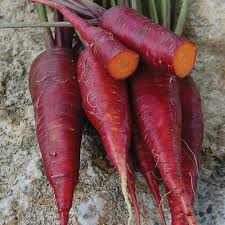
#> input picture DATASET/TEST/O/O_12571.jpg, 225 x 225 px, found by its file name; its folder holds only this picture in this run
$ jupyter execute --allow-errors implementation.ipynb
#> lines starting #> are read from the running program, lines starting #| are printed output that depends on the picture
ECS 174 Project

[cell 1]
#imports
import os
import numpy as np
from PIL import Image
from sklearn.model_selection import train_test_split
from sklearn.linear_model import LogisticRegression
from sklearn.metrics import accuracy_score, classification_report, confusion_matrix

#1. Set dataset root and image size

[cell 2]
dataSetRoot = "DATASET"
# Root folder of the dataset
# DATASET/
#   TRAIN/
#       O/
#       R/
#   TEST/
#       O/
#       R/

[cell 3]
sizeOfImage = (64, 64)
##Preprocess a single image
def preprocess_image(path, size= sizeOfImage):
#> called with path = 'DATASET/TRAIN/O/O_12571.jpg', size = (64, 64)
    img = Image.open(path).convert("RGB")   # ensure 3 channels (RGB)
#> img is the input picture: PIL image 225x225 RGB; mean R, G, B 124.8, 84.2, 84.2

    # resize to size (width, height)
    img = img.resize(size) # PIL resize
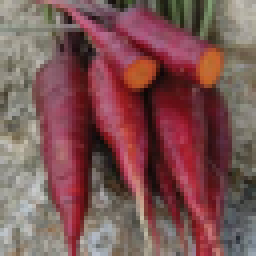
#> img: PIL image 64x64 RGB (shown 4 times larger); mean R, G, B 124.8, 84.2, 84.2

    # convert to float32 array in [0,1]
    img_np = np.array(img).astype(np.float64) / 255.0 # float64 to avoid runtime and convergence warning

    # flatten (64 * 64 * 3)
    img_flat = img_np.reshape(-1)
#> img_flat = 12288 values, max 0.812 at index 9126, min 0.0118 at index 4333, mean 0.383
    return img_flat


##Load images for one label (O or R) in a split
def load_label(split_name, label_folder, label_value):
    X_list = []
    y_list = []

    folder = os.path.join(dataSetRoot, split_name, label_folder)

    if not os.path.isdir(folder):
        print("Folder does not exist:", folder)

    for fname in os.listdir(folder):
        path = os.path.join(folder, fname)
        img_flat = preprocess_image(path)
        X_list.append(img_flat)
        y_list.append(label_value)

    X = np.array(X_list, dtype=np.float64) # float64 to avoid runtime and convergence warning
    y = np.array(y_list, dtype=int)

    return X, y

[cell 4]
# Load all images of label  and combine
def load_split(split_name):
    X_O, y_O = load_label(split_name, "O", 0)
#> y_O = [0]
    X_R, y_R = load_label(split_name, "R", 1)
#> call 2 of preprocess_image, with path = 'DATASET/TRAIN/R/R_10004.jpg', size = (64, 64)
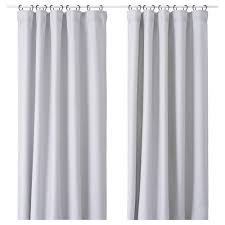
#> input picture DATASET/TEST/R/R_10004.jpg, 225 x 225 px, found by its file name
#> in preprocess_image, img is the input picture: PIL image 225x225 RGB; mean R, G, B 205.8, 205.1, 210
#> in preprocess_image (call 2), `img = img.resize(size)`:
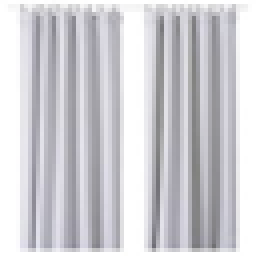
#> img: PIL image 64x64 RGB (shown 4 times larger); mean R, G, B 205.7, 205, 209.9
#> in preprocess_image (call 2), `img_flat = img_np.reshape(-1)`: img_flat = 12288 values, max 1 at index 6, min 0.431 at index 11827, mean 0.811
#> y_R = [1]

    X = np.concatenate([X_O, X_R], axis=0)
    y = np.concatenate([y_O, y_R], axis=0)
#> y = [0, 1]
    return X, y

[cell 5]
# load the data
X_train_full, y_train_full = load_split("TRAIN")
#> y_train_full = [0, 1]
X_test, y_test = load_split("TEST")
#> y_test = [0, 1]


#to check dataset size
# print("X_train_full shape:", X_train_full.shape)
# print("y_train_full counts:",
#       "O:", (y_train_full == 0).sum(),
#       "R:", (y_train_full == 1).sum())

# print("X_test shape:", X_test.shape)
# print("y_test counts:",
#       "O:", (y_test == 0).sum(),
#       "R:", (y_test == 1).sum())
